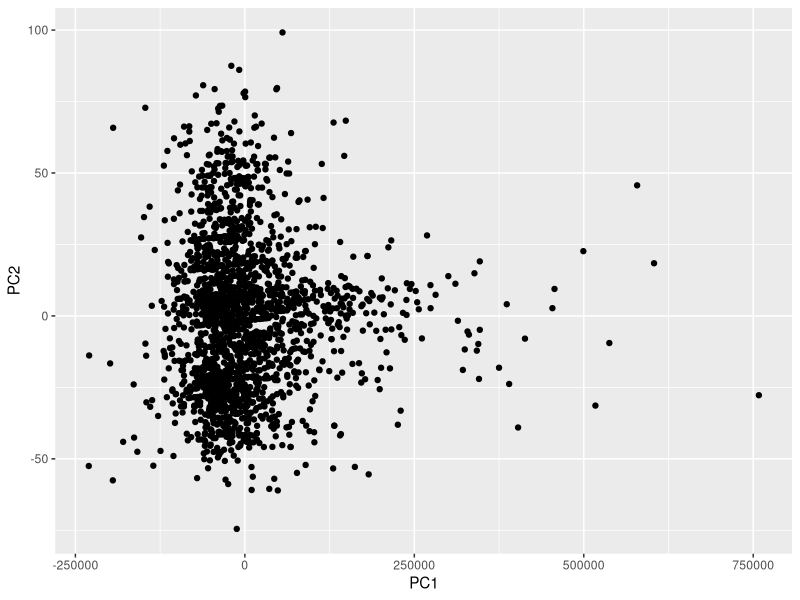

The R source for this figure:
library(tidyverse);

df <- read_csv('derived_data/processed.csv')

df.pca <- prcomp(df %>% select(-song_title, -artist, -target))

png("figures/pca.png")
ggplot(df.pca$x %>% as_tibble() %>% select(PC1, PC2), aes(PC1, PC2)) +
  geom_point();
dev.off()